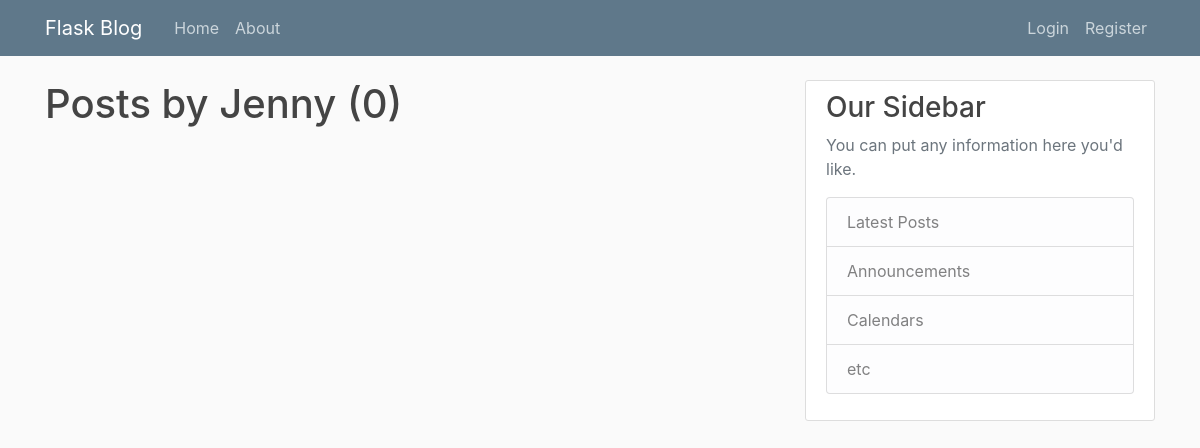
/user/Jenny, run on an earlier commit of the app's database.
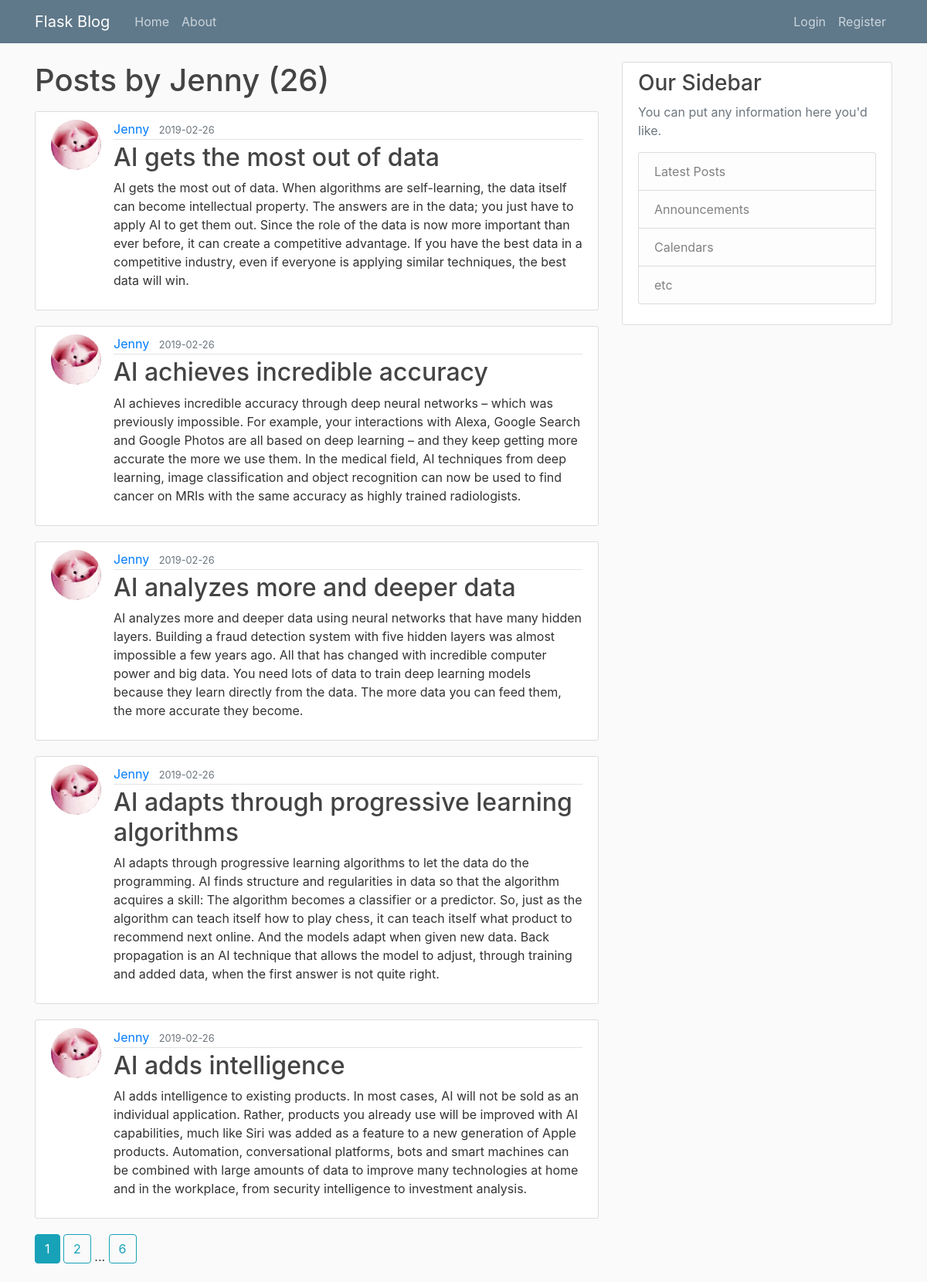
And on a later commit of the database.
### flaskblog/models.py (models this page shows, shortened)
class Post(db.Model):
    id = db.Column(db.Integer, primary_key=True)
    title = db.Column(db.String(100), nullable=False)
    date_posted = db.Column(db.DateTime, nullable=False, default=datetime.utcnow)
    content = db.Column(db.Text, nullable=False)
    user_id = db.Column(db.Integer, db.ForeignKey('user.id'), nullable=False)

class User(db.Model, UserMixin):
    id = db.Column(db.Integer, primary_key=True)
    username = db.Column(db.String(20), unique=True, nullable=False)
    email = db.Column(db.String(120), unique=True, nullable=False)
    image_file = db.Column(db.String(20), nullable=False, default='default.jpg')
    password = db.Column(db.String(60), nullable=False)
    posts = db.relationship('Post', backref='author', lazy=True)

### flaskblog/users/routes.py (the view)
@users.route("/user/<string:username>")
def user_posts(username):
    page = request.args.get('page', 1, type=int)
    user = User.query.filter_by(username=username).first_or_404()
    posts = Post.query.filter_by(author=user)\
        .order_by(Post.date_posted.desc())\
        .paginate(page=page, per_page=5)
    return render_template('user_posts.html', posts=posts, user=user)

### flaskblog/templates/user_posts.html
{% extends "layout.html" %}
{% block content %}
    <h1 class="mb-3">Posts by {{ user.username }} ({{ posts.total }})</h1>
    {% for post in posts.items %}
        <article class="media content-section">
          <img class="rounded-circle article-img" src="{{ url_for('static', filename='profile_pics/' + post.author.image_file) }}"></img>
          <div class="media-body">
            <div class="article-metadata">
              <a class="mr-2" href="{{ url_for('users.user_posts', username=post.author.username) }}">{{ post.author.username }}</a>
              <small class="text-muted">{{ post.date_posted.strftime('%Y-%m-%d') }}</small>
            </div>
            <h2><a class="article-title" href="{{ url_for('posts.post', post_id=post.id) }}">{{ post.title }}</a></h2>
            <p class="article-content">{{ post.content }}</p>
          </div>
        </article>
    {% endfor %}
    {% for page_num in posts.iter_pages(left_edge=1, right_edge=1, left_current=1, right_current=2) %}
        {% if page_num %}
            {% if posts.page == page_num %}
                <a class="btn btn-info mb-4" href="{{ url_for('users.user_posts', username=user.username, page=page_num) }}">{{ page_num }}</a>
            {% else %}
                <a class="btn btn-outline-info mb-4" href="{{ url_for('users.user_posts', username=user.username, page=page_num) }}">{{ page_num }}</a>
        {% endif %}
        {% else %}
            ...
        {% endif %}
    {% endfor %}
{% endblock content %}

What changed in the data, as far as the page shows it:
added Post: image_file (picture), author.username "Jenny", date_posted "2019-02-26", title "AI gets the most out of data", content "AI gets the most out of data. When algorithms are self-learning, the data itself can become intellectual property. The answers are in the data; you just have to apply AI to get them out. Since the role of the data is now more important than ever before, it can create a competitive advantage. If you have the best data in a competitive industry, even if everyone is applying similar techniques, the best data will win."
added Post: image_file (picture), author.username "Jenny", date_posted "2019-02-26", title "AI achieves incredible accuracy", content "AI achieves incredible accuracy through deep neural networks – which was previously impossible. For example, your interactions with Alexa, Google Search and Google Photos are all based on deep learning – and they keep getting more accurate the more we use them. In the medical field, AI techniques from deep learning, image classification and object recognition can now be used to find cancer on MRIs with the same accuracy as highly trained radiologists."
added Post: image_file (picture), author.username "Jenny", date_posted "2019-02-26", title "AI analyzes more and deeper data", content "AI analyzes more and deeper data using neural networks that have many hidden layers. Building a fraud detection system with five hidden layers was almost impossible a few years ago. All that has changed with incredible computer power and big data. You need lots of data to train deep learning models because they learn directly from the data. The more data you can feed them, the more accurate they become."
added Post: image_file (picture), author.username "Jenny", date_posted "2019-02-26", title "AI adapts through progressive learning algorithms", content "AI adapts through progressive learning algorithms to let the data do the programming. AI finds structure and regularities in data so that the algorithm acquires a skill: The algorithm becomes a classifier or a predictor. So, just as the algorithm can teach itself how to play chess, it can teach itself what product to recommend next online. And the models adapt when given new data. Back propagation is an AI technique that allows the model to adjust, through training and added data, when the first answer is not quite right."
added Post: image_file (picture), author.username "Jenny", date_posted "2019-02-26", title "AI adds intelligence", content "AI adds intelligence to existing products. In most cases, AI will not be sold as an individual application. Rather, products you already use will be improved with AI capabilities, much like Siri was added as a feature to a new generation of Apple products. Automation, conversational platforms, bots and smart machines can be combined with large amounts of data to improve many technologies at home and in the workplace, from security intelligence to investment analysis."
Also different on the page:
{{ posts.total }}: "0" → "26"
new list line: "1"
new list line: "2"
new list line: "6"
